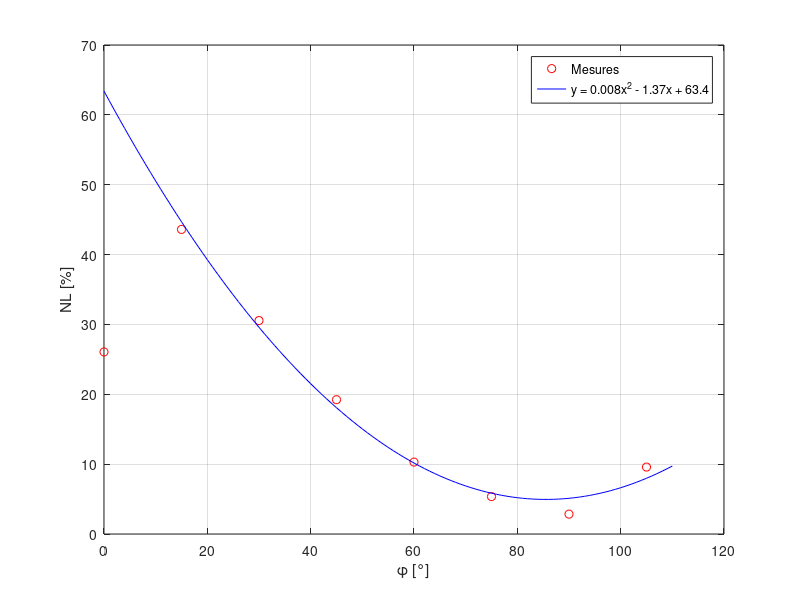

This chart was generated by the following MATLAB code:
%% Resolution dephasage miniminsant non-linearite
clear; clc; close all;

%% data
phi = [0,15,30,45,60,75,90,105];
data = csvread('./data/U-x.csv');
x = data(:,1);

%% compute non-linearity for each dephasage
for i=2:length(data)
    x = data(:,1);
    y = data(:,i);
    p = polyfit(x, y, 1);
    linReg = polyval(p, x);
    linRegs(:,i-1) = linReg;
    
    maxErr = max(abs(y-linReg));
    yDiff = max(y)-min(y);
    
    NL(i-1) = 100 * maxErr/yDiff;
end


%% fit order 2 for NL
phi_fit = 0:1:110;
p = polyfit(phi(2:end), NL(2:end), 2)
fit = polyval(p, phi_fit);

[~, index]= min(fit);
optimalPhi = phi_fit(index)

%% plot
% figure();
% plot(x, data(:, 2:end), 'o'); hold on;
% plot(x, linRegs, '-');
% hold off;
% grid on;
% xlabel('x [mm] [°]');
% ylabel('U [V]');

figure();
plot(phi, NL, 'ro'); hold on;
plot(phi_fit, fit, 'b-');
hold off;
grid on;
xlabel('\phi [°]');
ylabel('NL [%]');
legend('Mesures', 'y = 0.008x^2 - 1.37x + 63.4');